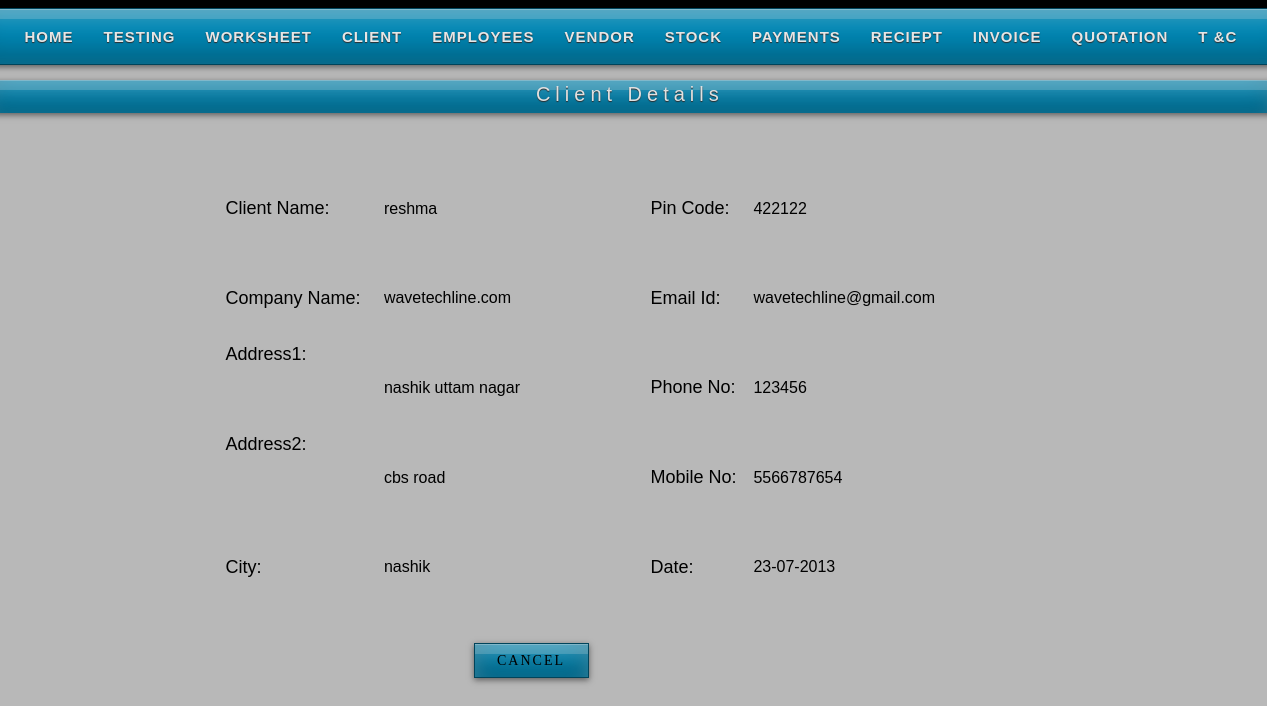
The page /clientsview.php?c_id3=5 on the database its author committed.
### tables this page shows
CREATE TABLE IF NOT EXISTS `clients` (
  `c_id` int(11) NOT NULL AUTO_INCREMENT,
  `c_date` varchar(25) NOT NULL,
  `client_name` varchar(40) NOT NULL,
  `comp_name` varchar(70) NOT NULL,
  `c_add1` text NOT NULL,
  `c_add2` text NOT NULL,
  `c_city` varchar(25) NOT NULL,
  `c_pin` int(11) NOT NULL,
  `c_ph` bigint(11) NOT NULL,
  `c_mo` bigint(11) NOT NULL,
  `c_email` varchar(40) NOT NULL,
  PRIMARY KEY (`c_id`)
);

### clientsview.php (the view, shortened to what this page needs)
<?php
	$c_up=$_REQUEST['c_id3'];
	$c_qry_f="select * from clients where c_id=".$c_up;
	$c_res_f=mysql_query($c_qry_f);
	$c_row=mysql_fetch_array($c_res_f);
?>
<html>
<head>
<link rel="stylesheet" href="styles2.css" type="text/css" />
<link rel="stylesheet" href="styles.css" type="text/css" />
</head>
<body>
<div id="container">
<div id="sub-header">
    <?php
	include("header.php");
	?><br />
		<div class="quotation"><center>Client Details</center></div>
        <div>
        <form action="" method="post">
        <table class="q_clients">
                <tr><td class="l_form">Client Name:</td><td><label><?php echo $c_row[2]; ?></label></td></tr>
                <tr><td class="l_form">Company Name:</td><td><label><?php echo $c_row[3]; ?></label></td></tr>
                <tr><td class="l_form" valign="top">Address1:</td><td><label><?php echo $c_row[4]; ?></label></td></tr>
                 <tr><td class="l_form" valign="top">Address2:</td><td><label><?php echo $c_row[5]; ?></label></td></tr>
                <tr><td class="l_form">City:</td><td><label><?php echo $c_row[6]; ?></label></td></tr>
                </table>
                <table class="q_clients2">
                <tr><td class="l_form">Pin Code:</td><td><label><?php echo $c_row[7]; ?></label></td></tr>
                <tr><td class="l_form">Email Id:</td><td><label><?php echo $c_row[10]; ?></label></td></tr>
                <tr><td class="l_form">Phone No:</td><td><label><?php echo $c_row[8]; ?></label></td></tr>
                <tr><td class="l_form">Mobile No:</td><td><label><?php echo $c_row[9]; ?></label></td></tr>
                <tr><td class="l_form">Date:</td><td><label><?php  echo date("d-m-Y"); ?></label></td></tr>
                </table>
        <div class="addclients_b">
         <input name="can" class="formbutton" value="Cancel" type="submit" />
        </div>
        </form>
    </div>
    </div>
    </div>
</body>
</html>

### styles2.css (style rules this page uses)
body { background:#000; margin:0; padding:0; font-family: Verdana, Geneva, sans-serif; font-size: 13px; color: #000; }
* { margin:0; padding:0; }
form input, form select, form textarea { padding: 5px; color: #333333; border: 1px solid #ddd; border-right:1px solid #ccc; border-bottom:1px solid #ccc; background-color:#fff; font-family: Arial, Helvetica, sans-serif; font-size: 13px; }
form input.formbutton { color: #000; padding: 6px 8px; font-size: 14px; letter-spacing:2px; font-family: Arial, Helvetica, sans-serif; text-decoration: none; text-transform: uppercase; background: #00a1d2; border: none; width:115px; height:35px; overflow: visible; font-family: Lucida Grande; border: 1px solid rgba(0,0,0,0.5); background:#09C; box-shadow: 0 2px 6px rgba(0,0,0,0.5), inset 0 1px rgba(255,255,255,0.3), inset 0 10px rgba(255,255,255,0.2), inset 0 10px 20px rgba(255,255,255,0.25), inset 0 -15px 30px rgba(0,0,0,0.3); -o-box-shadow: 0 2px 6px rgba(0,0,0,0.5), inset 0 1px rgba(255,255,255,0.3), inset 0 10px rgba(255,255,255,0.2), inset 0 10px 20px rgba(255,255,255,0.25), inset 0 -15px 30px rgba(0,0,0,0.3); -webkit-box-shadow: 0 2px 6px rgba(0,0,0,0.5), inset 0 1px rgba(255,255,255,0.3), inset 0 10px rgba(255,255,255,0.2), inset 0 10px 20px rgba(255,255,255,0.25), inset 0 -15px 30px rgba(0,0,0,0.3); -moz-box-shadow: 0 2px 6px rgba(0,0,0,0.5), inset 0 1px rgba(255,255,255,0.3), inset 0 10px rgba(255,255,255,0.2), inset 0 10px 20px rgba(255,255,255,0.25), inset 0 -15px 30px rgba(0,0,0,0.3); }
#container { width: 960px; margin: 0 auto; padding: 0px; }
div#sub-header { margin-top:8px; margin-bottom:5px; margin-left:-180px; width:1315px; height:1500px; background-color:#CCC; opacity:0.9; }
.quotation { font-size:20px; color:#FAFAFA; font-family: Arial, Helvetica, sans-serif; font-weight:500; letter-spacing:5px; background-color:#00a1d2; width:98%; text-shadow: 0 1px 1px #333; margin-left:12px; height:30px; margin-top:0px; padding:3px 0px 0px 0px; background:#09C; box-shadow: 0 2px 6px rgba(0,0,0,0.5), inset 0 1px rgba(255,255,255,0.3), inset 0 10px rgba(255,255,255,0.2), inset 0 10px 20px rgba(255,255,255,0.25), inset 0 -15px 30px rgba(0,0,0,0.3); -o-box-shadow: 0 2px 6px rgba(0,0,0,0.5), inset 0 1px rgba(255,255,255,0.3), inset 0 10px rgba(255,255,255,0.2), inset 0 10px 20px rgba(255,255,255,0.25), inset 0 -15px 30px rgba(0,0,0,0.3); -webkit-box-shadow: 0 2px 6px rgba(0,0,0,0.5), inset 0 1px rgba(255,255,255,0.3), inset 0 10px rgba(255,255,255,0.2), inset 0 10px 20px rgba(255,255,255,0.25), inset 0 -15px 30px rgba(0,0,0,0.3); -moz-box-shadow: 0 2px 6px rgba(0,0,0,0.5), inset 0 1px rgba(255,255,255,0.3), inset 0 10px rgba(255,255,255,0.2), inset 0 10px 20px rgba(255,255,255,0.25), inset 0 -15px 30px rgba(0,0,0,0.3); }
.l_form { font-size:18px; color:#000; border:none; margin-left:125px; margin-top:30px; }
.q_clients { margin-top:50px; width:320px; height:450px; margin-left:250px; }
.q_clients2 { margin-top:-450px; width:320px; height:450px; margin-left:675px; }
.addclients_b { margin-top:30px; margin-left:500px; }

### rows shown on the page
clients: client_name "reshma", comp_name "wavetechline.com", c_add1 "nashik uttam nagar", c_add2 "cbs road", c_city "nashik", c_pin "422122", c_email "wavetechline@gmail.com", c_ph "123456", c_mo "5566787654"
